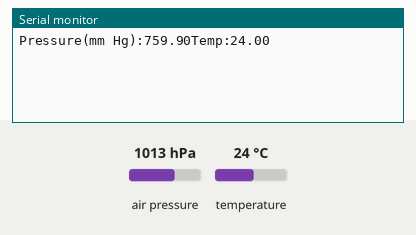
Bench run of a sketch on a simulated Arduino Uno, built with avr-gcc and run on an emulated ATmega328P. On the bench: the last lines printed to the serial monitor. The inputs (shaded band) are chosen by the test bench; at power-on: air pressure 1013 hPa, temperature 24 °C.

Above: at 2.2 s.
2.3 s: air pressure set to 952 hPa
At 4.0 s:
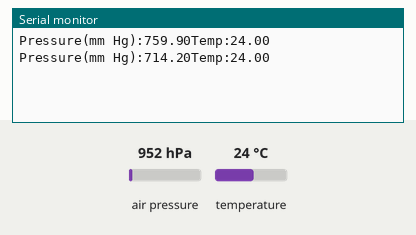
5.0 s: temperature set to 12 °C
At 5.6 s:
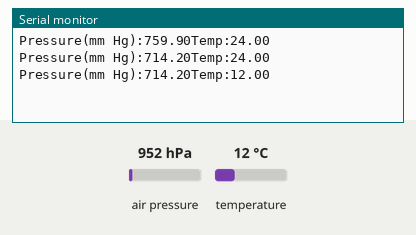
7.7 s: air pressure set to 975 hPa
At 9.9 s:
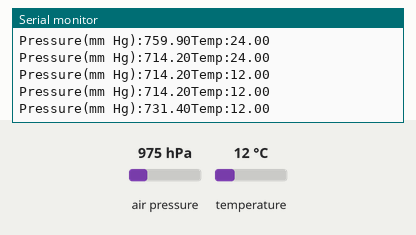
Timing chart, 0 to 11.4 s (numbered marks = the images above; inputs shaded):
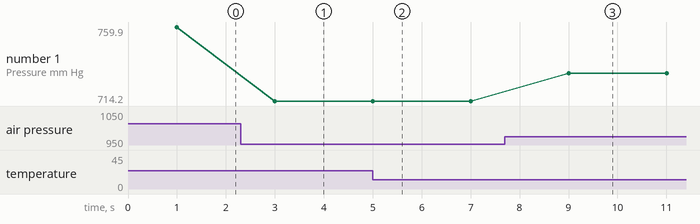

The sketch:

barometr.ino
```cpp
#include <Wire.h>
#include <BMP085.h>

BMP085 dps = BMP085();

long Temperature = 0, Pressure = 0;

void setup(void) {
  Serial.begin(9600);
  Wire.begin();
  delay(1000);
  dps.init();
}

void loop(void) {
  dps.getPressure(&Pressure);
  dps.getTemperature(&Temperature);

  Serial.print("Pressure(mm Hg):");
  float pressure_mm_hg = Pressure / 133.3;
  float rounded_pressure = round(pressure_mm_hg * 10);
  rounded_pressure /= 10;
  Serial.print(rounded_pressure);      //Выводим давление в мм.рт ст
  Serial.print("Temp:");
  Serial.println(Temperature*0.1);   // Температуру в градусах Цельсия
  delay(2000);
}
```

Measured:
- after the input at 2.3 s, the serial monitor: prints a new line after 0.70 s (image 1)
- after the input at 5.0 s, the serial monitor: prints a new line at once (image 2)
- after the input at 7.7 s, the serial monitor: prints a new line after 1.3 s (image 3)
- plotted number 1: 759.9 → 714.2 after the input at 2.3 s, 714.2 → 731.4 after the input at 7.7 s
